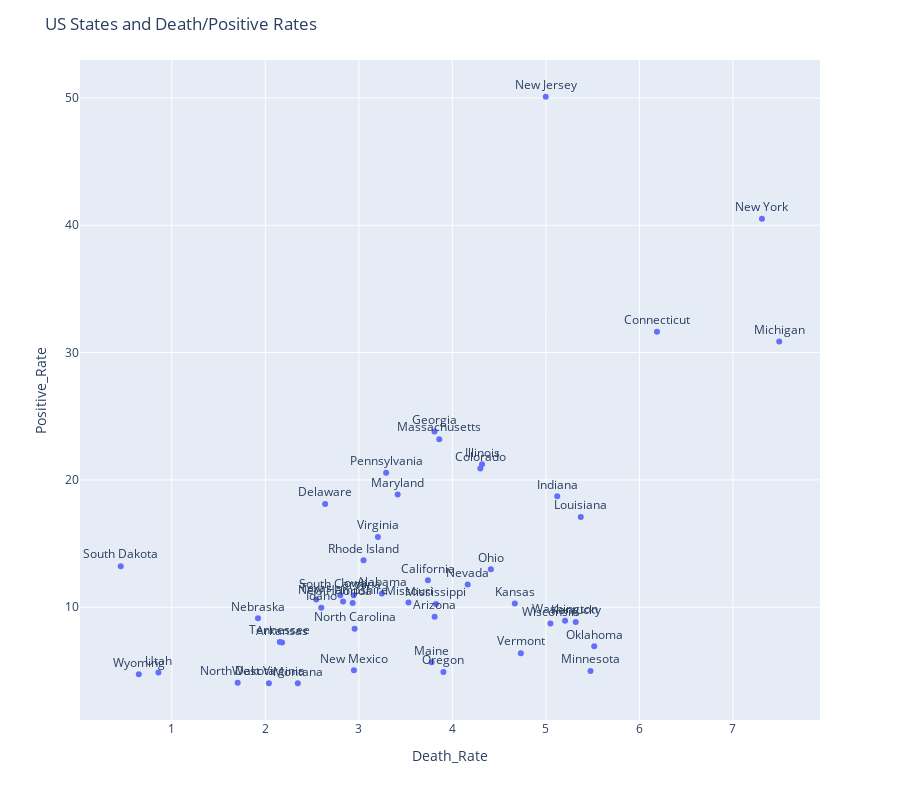

Notebook cell for this chart:
### Code cell
#Let's visualize the death and positive rates according to states

import plotly.express as px

fig = px.scatter(explore, x="Death_Rate", y="Positive_Rate", text=explore["State"])

fig.update_traces(textposition='top center')

fig.update_layout(height=800, title_text='US States and Death/Positive Rates')

fig.show()

### Figure 1 — Plotly figure (JSON) as saved in the notebook; plotly's stock layout.template omitted (floating-point values rounded to 4 significant figures)
{"data": [{"hoverlabel": {"namelength": 0}, "hovertemplate": "Death_Rate=%{x}<br>Positive_Rate=%{y}<br>State=%{text}", "legendgroup": "", "marker": {"color": "#636efa", "symbol": "circle"}, "mode": "markers+text", "name": "", "showlegend": false, "text": ["Alabama", "Arizona", "Arkansas", "California", "Colorado", "Connecticut", "Delaware", "Florida", "Georgia", "Idaho", "Illinois", "Indiana", "Iowa", "Kansas", "Kentucky", "Louisiana", "Maine", "Maryland", "Massachusetts", "Michigan", "Minnesota", "Mississippi", "Missouri", "Montana", "Nebraska", "Nevada", "New Hampshire", "New Jersey", "New Mexico", "New York", "North Carolina", "North Dakota", "Ohio", "Oklahoma", "Oregon", "Pennsylvania", "Rhode Island", "South Carolina", "South Dakota", "Tennessee", "Texas", "Utah", "Vermont", "Virginia", "Washington", "West Virginia", "Wisconsin", "Wyoming"], "textposition": "top center", "type": "scatter", "x": [3.247, 3.81, 2.179, 3.739, 4.3, 6.188, 2.64, 2.934, 3.809, 2.598, 4.318, 5.122, 2.945, 4.668, 5.32, 5.373, 3.778, 3.416, 3.86, 7.496, 5.478, 3.825, 3.531, 2.347, 1.922, 4.164, 2.832, 4.999, 2.948, 7.311, 2.955, 1.705, 4.412, 5.517, 3.905, 3.292, 3.051, 2.801, 0.454, 2.155, 2.545, 0.857, 4.732, 3.204, 5.206, 2.038, 5.049, 0.6472], "xaxis": "x", "y": [11.08, 9.255, 7.224, 12.12, 20.89, 31.64, 18.11, 10.34, 23.81, 9.964, 21.22, 18.71, 10.95, 10.3, 8.848, 17.09, 5.676, 18.86, 23.2, 30.88, 4.99, 10.25, 10.38, 4.031, 9.132, 11.79, 10.44, 50.09, 5.049, 40.52, 8.303, 4.073, 12.98, 6.937, 4.906, 20.56, 13.68, 10.94, 13.22, 7.274, 10.61, 4.866, 6.39, 15.51, 8.946, 4.038, 8.719, 4.738], "yaxis": "y"}], "layout": {"height": 800, "legend": {"tracegroupgap": 0}, "margin": {"t": 60}, "title": {"text": "US States and Death/Positive Rates"}, "xaxis": {"anchor": "y", "domain": [0, 1], "title": {"text": "Death_Rate"}}, "yaxis": {"anchor": "x", "domain": [0, 1], "title": {"text": "Positive_Rate"}}}}
